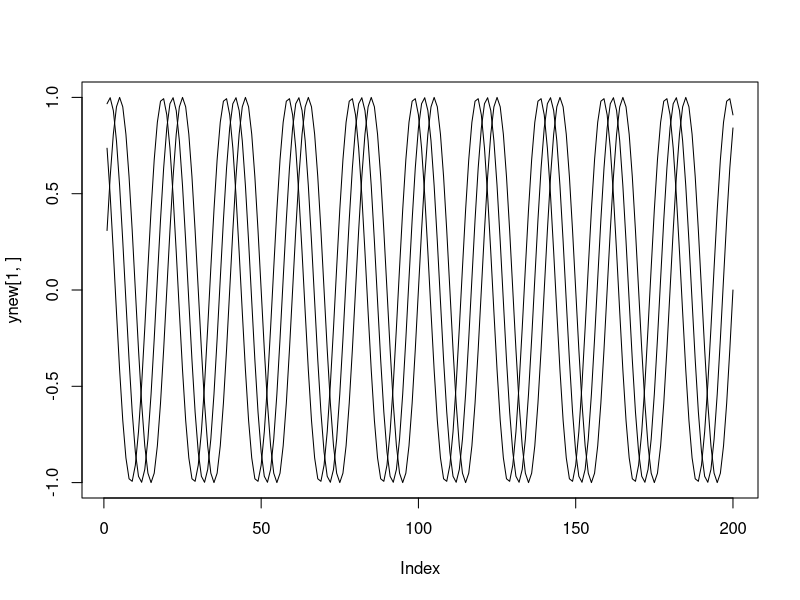

Generate this figure with R:
library(pracma)

kdmd<-function(x){
  if (!is.matrix(x)) stop("X must be matrix")
  structure(as.matrix(x), class = c("kdmd", 'matrix', 'array'))
}
p=1; comp=NA
m<-matrix(ncol=100,nrow=3)
x<-1:100
m[1,]<-sin(x*pi/10)
m[2,]<-sin(1+x*pi/10)
m[3,]<-sin(2+x*pi/10)
data<-m
dims <- dim(data)
if (!(dims[1] > 1 &
      dims[2] > 1))
  stop ('matrix must have two dimensions (2x2 or greater)')
if (p <= 0 |
    p > 1)
  stop (paste('p=', p, 'p value must be within the range (0,1]'))
x <- data[, -ncol(data)]
y <- data[, -1]
wsvd <- base::svd(x)
if (!is.na(comp)) {
  r <- as.integer(comp)
  if (r <= 1) {
    warning('component values below 2 are not supported. Defaulting to 2')
    r <- 2
  }
  if (r > length(wsvd$d)) {
    warning('Specified number of components is greater than possible. Ignoring extra')
    r <- length(wsvd$d)
  }
} else {
  if (p == 1) {
    r <- length(wsvd$d)
  } else {
    sv <- (wsvd$d ^ 2) / sum(wsvd$d ^ 2)
    r <- max(which(cumsum(sv) >= p)[1], 2)
  }
}
u <- wsvd$u
v <- wsvd$v
d <- wsvd$d
Atil <- t(u[,1:r]) %*% y
Atil <- Atil %*% v[,1:r]
Atil <- Atil %*% diag(1 / d[1:r])

eig <- eigen(Atil)
Phi <- eig$values
Q <- eig$vectors
Psi <- y %*% v[, 1:r] %*% diag(1 / d[1:r]) %*% (Q)
x <- Psi %*% diag(Phi) %*% pracma::pinv(Psi)
A <- kdmd(x)
print(A)
l=100

if (!'kdmd' %in% class(A)) {
  stop('A must be a kdmd object generated with getAMatrix')
}
if (!is.matrix(data) &
    !is.data.frame(data))
  stop('data must be a numeric matrix or a data frame')
data <- as.matrix(data)
len_predict <- l
t <- dim(data)[2]
N <- dim(data)[1]
ynew <- data
for (st in 0:(len_predict - 1)) {
  b <- Re(A %*% matrix(ynew[, (t + st)], ncol = 1))
  ynew <- cbind(ynew, b)
}
plot(ynew[1,], type='l')
lines(ynew[2,], type='l')
lines(ynew[3,], type='l')

